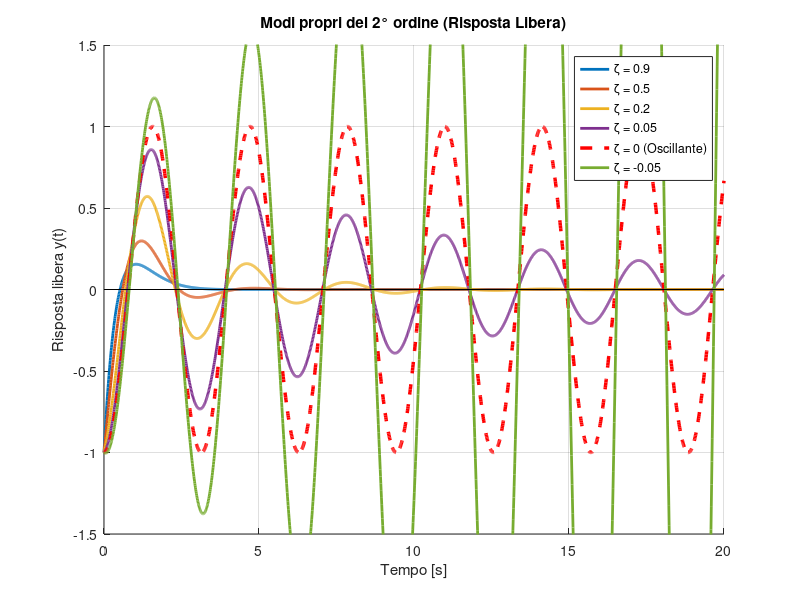

Reproduce this figure in MATLAB.
% Script corretto per i modi propri (risposta libera) del secondo ordine
clear; clc; close all;

% Parametri
wn = 2;                         % Pulsazione naturale
t = 0:0.01:20;                  % Intervallo di tempo
y0 = 1;                         % Condizione iniziale (spostamento)
v0 = 0;                         % Condizione iniziale (velocità)
zetas = [0.9, 0.5, 0.2, 0.05, 0, -0.05]; 

figure;
hold on; grid on;

for z = zetas
    % Creazione della funzione di trasferimento
    num = wn^2;
    den = [1, 2*z*wn, wn^2];
    sys_tf = tf(num, den);
    
    % CONVERSIONE: Da Funzione di Trasferimento a Spazio di Stato
    sys_ss = ss(sys_tf);
    
    % L'ordine degli stati in ss(tf(...)) per il 2° ordine è solitamente [v; x]
    % quindi passiamo le condizioni iniziali come vettore colonna
    [y, t_out] = initial(sys_ss, [0; y0], t); % velocità 0, posizione y0
    
    % Assegnazione di uno stile diverso per evidenziare z=0
    if z == 0
        plot(t_out, y, 'r--', 'LineWidth', 2.5, 'DisplayName', '\zeta = 0 (Oscillante)');
    else
        plot(t_out, y, 'LineWidth', 2, 'DisplayName', ['\zeta = ', num2str(z)]);
    end
end

% Formattazione
xlabel('Tempo [s]');
ylabel('Risposta libera y(t)');
title('Modi propri del 2° ordine (Risposta Libera)');
legend('Location', 'best');
ylim([-1.5 1.5]);
line(get(gca,'XLim'), [0 0], 'Color', 'k', 'HandleVisibility', 'off');
